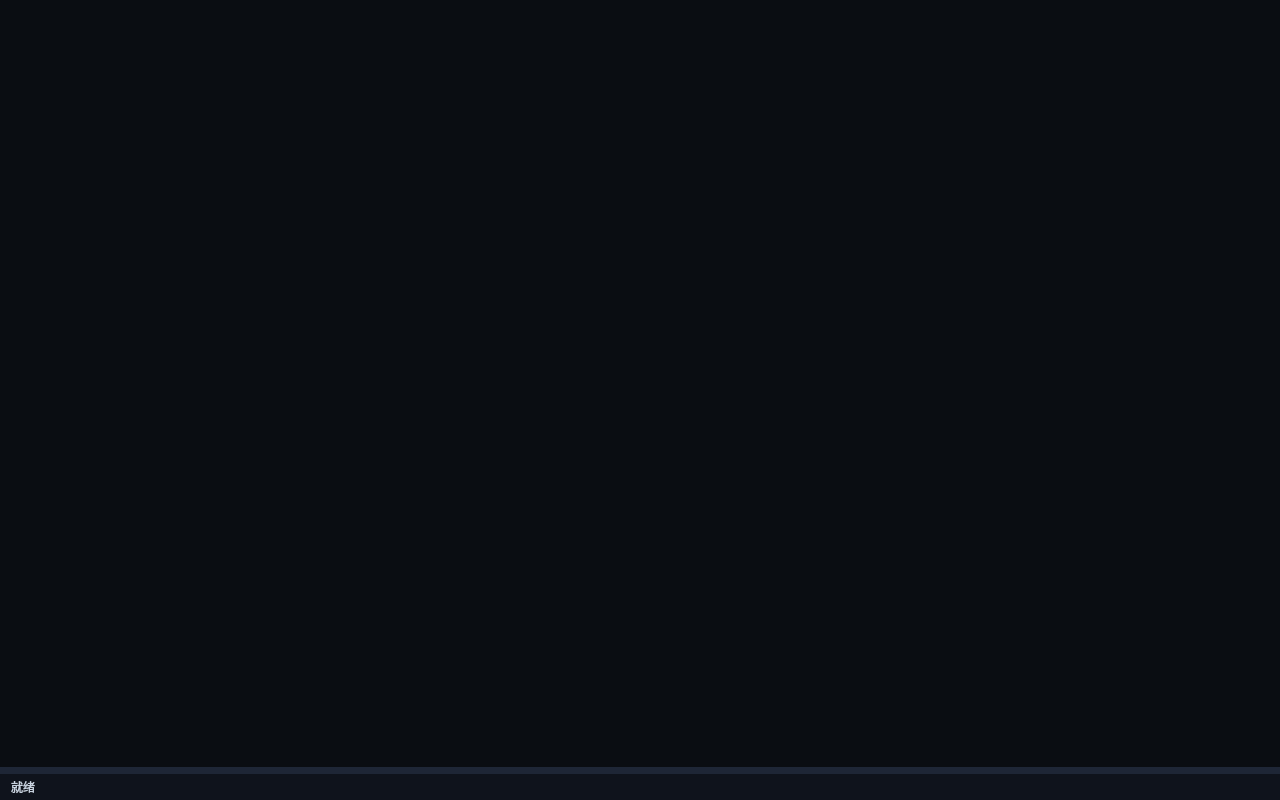
<?xml version="1.0" encoding="UTF-8"?>
<ui version="4.0">
 <class>MainWindow</class>
 <widget class="QWidget" name="MainWindow">
  <property name="geometry">
   <rect>
    <x>0</x>
    <y>0</y>
    <width>1280</width>
    <height>800</height>
   </rect>
  </property>
  <property name="windowTitle">
   <string>双臂机器人动作规划器 - ActionPlanner</string>
  </property>
  <property name="styleSheet">
   <string notr="true">
QWidget#MainWindow {
    background-color: #0A0D12;
}

QWidget {
    color: #E8E9ED;
    font-family: &quot;Segoe UI&quot;, &quot;Microsoft YaHei&quot;, sans-serif;
    font-size: 10pt;
}

/* 状态栏：不再用 QStatusBar，换成普通 QLabel 参与同一布局的尺寸分配 */
QLabel#labelStatusBar {
    background-color: #0F131C;
    border-top: 1px solid #1E2636;
    color: #C8D2E0;
    font-size: 9pt;
    padding: 4px 8px;
}

/* 分栏拖动手柄：默认太粗且颜色突兀 */
QSplitter::handle {
    background-color: #1E2636;
}
QSplitter::handle:hover {
    background-color: #38BDF8;
}
   </string>
  </property>
  <layout class="QVBoxLayout" name="rootLayout">
   <property name="spacing">
    <number>0</number>
   </property>
   <property name="leftMargin">
    <number>0</number>
   </property>
   <property name="topMargin">
    <number>0</number>
   </property>
   <property name="rightMargin">
    <number>0</number>
   </property>
   <property name="bottomMargin">
    <number>0</number>
   </property>
   <item>
    <widget class="QSplitter" name="mainSplitter">
     <property name="orientation">
      <enum>Qt::Orientation::Vertical</enum>
     </property>
     <property name="childrenCollapsible">
      <bool>false</bool>
     </property>
     <property name="handleWidth">
      <number>6</number>
     </property>
     <widget class="QWidget" name="upperArea" native="true">
      <layout class="QHBoxLayout" name="upperLayout">
       <property name="spacing">
        <number>8</number>
       </property>
       <property name="leftMargin">
        <number>8</number>
       </property>
       <property name="topMargin">
        <number>8</number>
       </property>
       <property name="rightMargin">
        <number>8</number>
       </property>
       <property name="bottomMargin">
        <number>0</number>
       </property>
       <item>
        <layout class="QVBoxLayout" name="controlPanelLayout">
         <property name="sizeConstraint">
          <enum>QLayout::SizeConstraint::SetFixedSize</enum>
         </property>
        </layout>
       </item>
       <item>
        <layout class="QVBoxLayout" name="simulationLayout">
         <property name="sizeConstraint">
          <enum>QLayout::SizeConstraint::SetDefaultConstraint</enum>
         </property>
        </layout>
       </item>
      </layout>
     </widget>
     <widget class="QWidget" name="timelineArea" native="true">
      <layout class="QVBoxLayout" name="timelineAreaLayout">
       <property name="spacing">
        <number>0</number>
       </property>
       <property name="leftMargin">
        <number>8</number>
       </property>
       <property name="topMargin">
        <number>0</number>
       </property>
       <property name="rightMargin">
        <number>8</number>
       </property>
       <property name="bottomMargin">
        <number>0</number>
       </property>
      </layout>
     </widget>
    </widget>
   </item>
   <item>
    <widget class="QLabel" name="labelStatusBar">
     <property name="sizePolicy">
      <sizepolicy hsizetype="Preferred" vsizetype="Fixed">
       <horstretch>0</horstretch>
       <verstretch>0</verstretch>
      </sizepolicy>
     </property>
     <property name="text">
      <string>就绪</string>
     </property>
    </widget>
   </item>
  </layout>
 </widget>
 <resources/>
 <connections/>
</ui>
